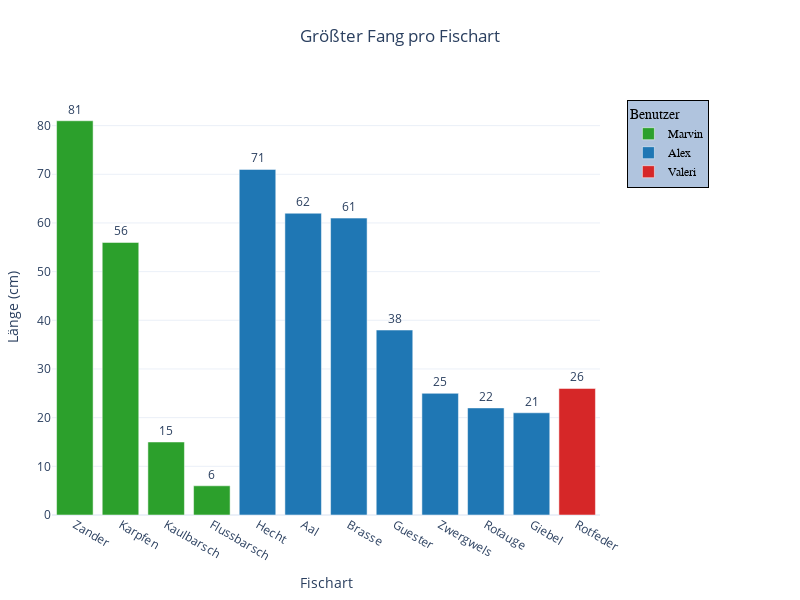

Notebook code for this chart:
### Markdown cell above
## Größter Fisch pro Art + geclustert nach Teilnehmer

### Code cell
max_length_df = df.loc[df.groupby('type')['length'].idxmax()].reset_index(drop=True)

max_length_df = max_length_df.sort_values(by='length', ascending=False)

fig = px.bar(
    max_length_df,
    x='type',
    y='length',
    color='name',
    color_discrete_map=user_colors,  
    text='length',                  
    title='Größter Fang pro Fischart',
    labels={
        'type': 'Fischart',
        'length': 'Länge (cm)',
        'name': 'Benutzer'
    }
)

fig.update_layout(
    xaxis_title='Fischart',
    yaxis_title='Länge (cm)',
    legend_title='Benutzer',
    template='plotly_white', 
    title={
        'text': "Größter Fang pro Fischart",
        'y':0.95,
        'x':0.5,
        'xanchor': 'center',
        'yanchor': 'top'
    },
    width=800,
    height=600,
    margin=dict(l=50, r=200, t=100, b=50)  
)

fig.update_traces(texttemplate='%{text}', textposition='outside')

fig.update_layout(
    legend=dict(
        x=1.05,
        y=1,
        traceorder='normal',
        font=dict(
            family='sans-serif',
            size=12,
            color='black'
        ),
        bgcolor='LightSteelBlue',
        bordercolor='Black',
        borderwidth=1
    )
)

fig.update_traces(marker=dict(line=dict(width=1, color='DarkSlateGrey')), selector=dict(mode='markers'))

fig.show()

### Figure 1 — Plotly figure (JSON) as saved in the notebook; plotly's stock layout.template omitted (floating-point values rounded to 4 significant figures)
{"data": [{"alignmentgroup": "True", "hovertemplate": "Benutzer=Marvin<br>Fischart=%{x}<br>Länge (cm)=%{text}<extra></extra>", "legendgroup": "Marvin", "marker": {"color": "#2ca02c", "pattern": {"shape": ""}}, "name": "Marvin", "offsetgroup": "Marvin", "orientation": "v", "showlegend": true, "text": [81, 56, 15, 6], "textposition": "outside", "texttemplate": "%{text}", "type": "bar", "x": ["Zander", "Karpfen", "Kaulbarsch", "Flussbarsch"], "xaxis": "x", "y": [81, 56, 15, 6], "yaxis": "y"}, {"alignmentgroup": "True", "hovertemplate": "Benutzer=Alex<br>Fischart=%{x}<br>Länge (cm)=%{text}<extra></extra>", "legendgroup": "Alex", "marker": {"color": "#1f77b4", "pattern": {"shape": ""}}, "name": "Alex", "offsetgroup": "Alex", "orientation": "v", "showlegend": true, "text": [71, 62, 61, 38, 25, 22, 21], "textposition": "outside", "texttemplate": "%{text}", "type": "bar", "x": ["Hecht", "Aal", "Brasse", "Guester", "Zwergwels", "Rotauge", "Giebel"], "xaxis": "x", "y": [71, 62, 61, 38, 25, 22, 21], "yaxis": "y"}, {"alignmentgroup": "True", "hovertemplate": "Benutzer=Valeri<br>Fischart=%{x}<br>Länge (cm)=%{text}<extra></extra>", "legendgroup": "Valeri", "marker": {"color": "#d62728", "pattern": {"shape": ""}}, "name": "Valeri", "offsetgroup": "Valeri", "orientation": "v", "showlegend": true, "text": [26], "textposition": "outside", "texttemplate": "%{text}", "type": "bar", "x": ["Rotfeder"], "xaxis": "x", "y": [26], "yaxis": "y"}], "layout": {"barmode": "relative", "height": 600, "legend": {"bgcolor": "LightSteelBlue", "bordercolor": "Black", "borderwidth": 1, "font": {"color": "black", "family": "sans-serif", "size": 12}, "title": {"text": "Benutzer"}, "tracegroupgap": 0, "traceorder": "normal", "x": 1.05, "y": 1}, "margin": {"b": 50, "l": 50, "r": 200, "t": 100}, "title": {"text": "Größter Fang pro Fischart", "x": 0.5, "xanchor": "center", "y": 0.95, "yanchor": "top"}, "width": 800, "xaxis": {"anchor": "y", "domain": [0, 1], "title": {"text": "Fischart"}}, "yaxis": {"anchor": "x", "domain": [0, 1], "title": {"text": "Länge (cm)"}}}}
